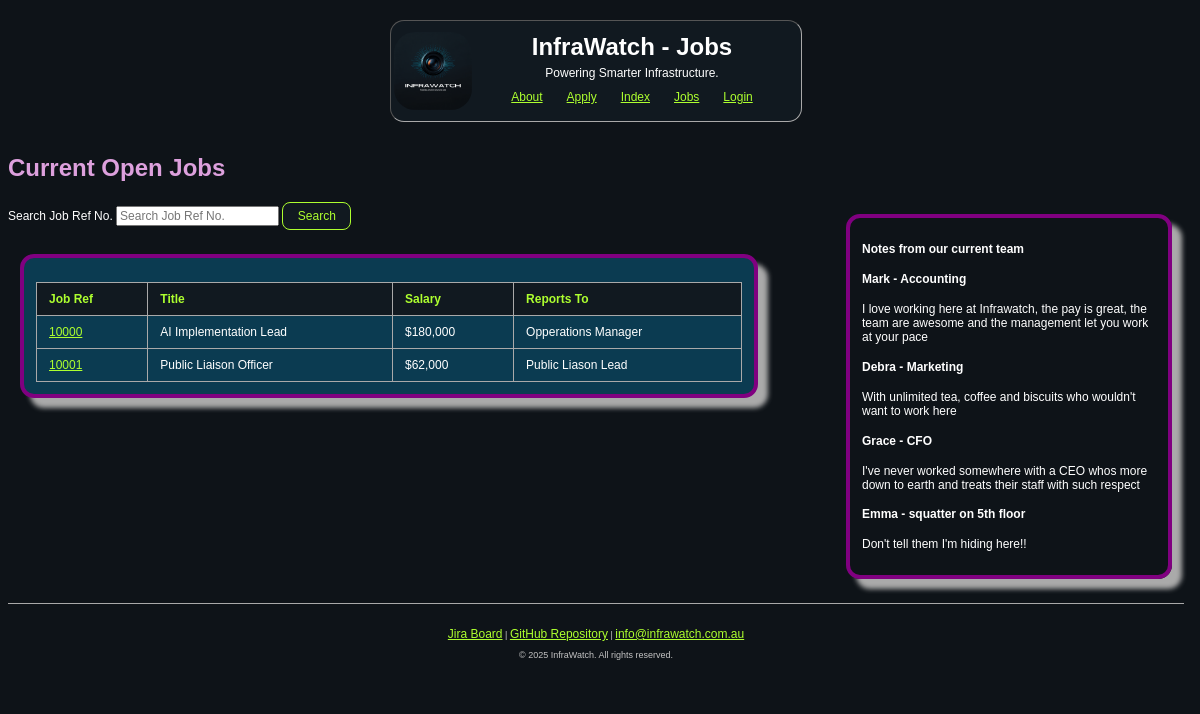
Before: /jobs.php with the older database file.
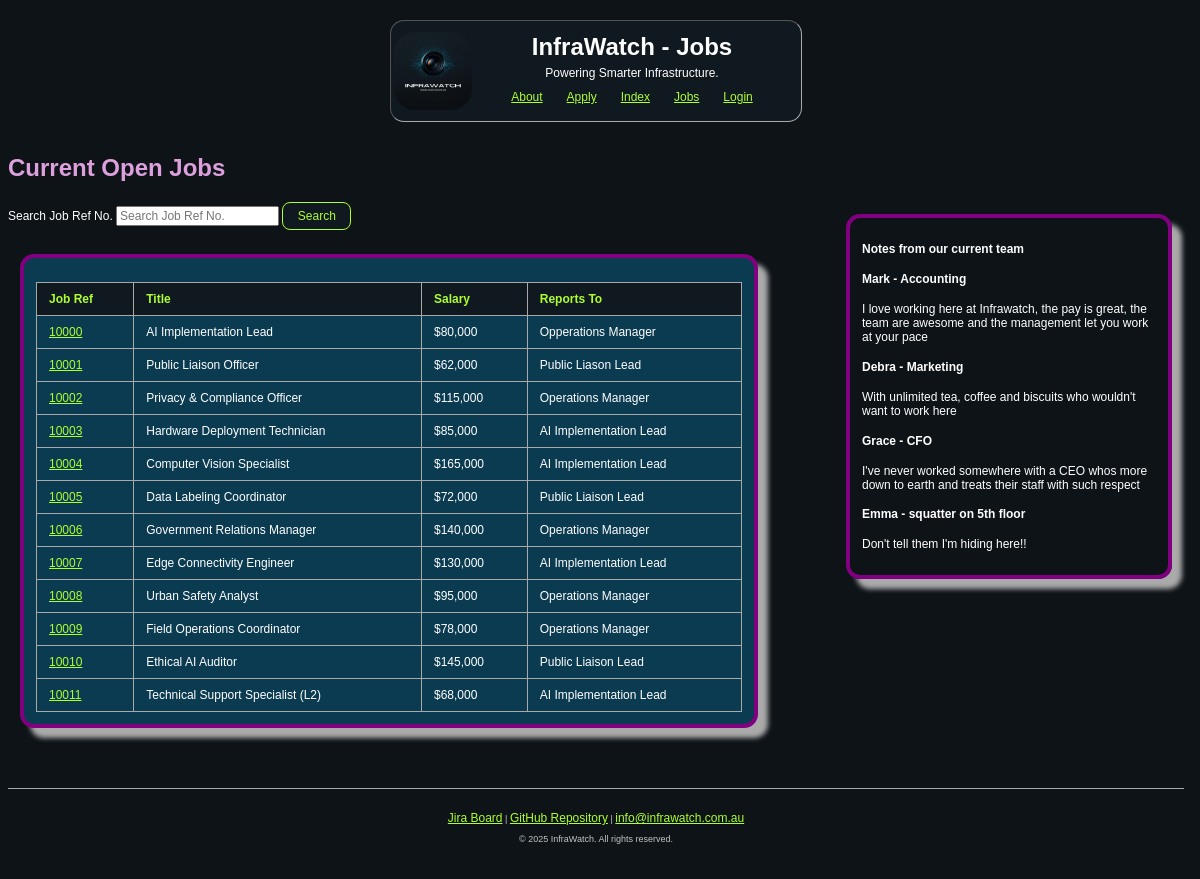
After: the same page with the newer database file.
### tables this page shows
CREATE TABLE `jobs` (
  `job_ref` int(11) NOT NULL,
  `job_title` varchar(255) DEFAULT NULL,
  `salary` int(11) NOT NULL,
  `reports_to` varchar(50) NOT NULL,
  `description` text NOT NULL,
  `essential_requirements` text NOT NULL,
  `pref_requirements` text NOT NULL
);

### jobs.php (the view, shortened to what this page needs)
<!DOCTYPE html>
<html lang="en">
<head>
    <link rel="stylesheet" href="styles/styles.css">
</head>
<body>
    <?php
    $page_title = "Jobs";
    include 'header.inc';
    ?>
<main>
    <h2 style="font-size: 2em; color: plum;">Current Open Jobs</h2>
    <aside class="aside">
        <h3>Notes from our current team</h3>
        <h4>Mark - Accounting</h4>
        <p>I love working here at Infrawatch, the pay is great, the team are awesome and the management let you work at your pace</p>
        <h4>Debra - Marketing</h4>
        <p>With unlimited tea, coffee and biscuits who wouldn't want to work here</p>
        <h4>Grace - CFO</h4>
        <p>I've never worked somewhere with a CEO whos more down to earth and treats their staff with such respect</p>
        <h4>Emma - squatter on 5th floor</h4>
        <p>Don't tell them I'm hiding here!!</p>
    </aside>
    <section id = "job_search" >
        <div class="search-container">
        <form action="job_search_result.php" method="GET">
        <label for="job_ref">Search Job Ref No.</label>
        <input type="search" id="job_ref" name="job_ref" placeholder="Search Job Ref No." required>
        <button type="submit">Search</button>
        </div>
    </section>
    <section id="job_descriptions">
        <?php require_once("settings.php");
        $conn = mysqli_connect($host, $username, $password, $database );
        if(!$conn) {
            echo "<p> Database connection failed: ". mysqli_connect_error()."</p>";
        }
        else{
            $sql = "SELECT job_ref, job_title, salary, reports_to, description, essential_requirements, pref_requirements FROM jobs";
            $result = mysqli_query($conn, $sql);
            if($result && mysqli_num_rows($result) > 0){
                echo "<table border='1' cellpadding='1'>";
                echo "<tr><th>Job Ref</th><th>Title</th><th>Salary</th><th>Reports To</th></tr>";
            while($row = mysqli_fetch_assoc($result)){
                    $job_ref = htmlspecialchars($row['job_ref']);
                    $salary = '$' . number_format($row['salary'], 0, '.', ',');
                    $url = "./job_search_result.php?job_ref=" . $job_ref;
                    echo "<tr>";
                    echo "<td><a href='$url'>" . $job_ref . "</a></td>";
                    echo "<td>" . htmlspecialchars($row['job_title']) . "</td>";
                    echo "<td>" . $salary . "</td>";
                    echo "<td>" . htmlspecialchars($row['reports_to']) . "</td>";
                    echo "</tr>";
                };
                echo "</table>";
            };
        };
        ?>
    </section>
</main>
    <?php include 'footer.inc'; ?>
</body>
</html>

### header.inc (shortened to what this page needs)
<div class = "main_header">
    <div class = "page_content">
    <div class = "header_image">
    <header class = "header">
        <a href="images/logo.png"> <img src="images/logo_small.png" class = "header"  id="logo"  alt="InfraWatch Logo"></a>
        <div class = "header_content">
        <h1 class = "header">
            <?php
            echo isset($page_title) ? "InfraWatch - " . $page_title : "InfraWatch";
            ?>
        </h1>
        <p class= "header">Powering Smarter Infrastructure.</p>
            <nav id="desktop_header" >
            <a id="about" href="about.php">About</a>
            <a id="apply" href="apply.php">Apply</a>
            <a id="index" href="index.php">Index</a>
            <a id="jobs" href="jobs.php">Jobs</a>
            <a id="login" href="login.php">Login</a>
        </nav>
        </div>
    </header>
    </div>

### footer.inc
<footer>
    <p style="font-size: 0.75vw; color: #C4C4C4; margin-top: 0.5em;">
        <a href="https://student-team-y0h6dox9.atlassian.net/jira/software/projects/SCRUM/boards/1">Jira Board</a> |
        <a href="https://github.com/103429611/Applied-Web-Project-Part-2">GitHub Repository</a> |
        <a href="mailto:info@infrawatch.com.au">info@infrawatch.com.au</a>
    </p>
    <p style="font-size: 0.75vw; color: #C4C4C4; margin-top: 0.5em;">© 2025 InfraWatch. All rights reserved.</p>
</footer>
</div>

### styles/styles.css (style rules this page uses)
* { font-family: Arial, Helvetica, sans-serif; font-size: 1vw; }
h1 { font-size: 2vw }
header { border: .1em inset darkgrey; border-radius: 14px; margin:0.5em ; padding:0.5em ; background-color: #111920; }
a:visited, a:link { color: greenyellow; }
#logo { padding:.25vw; order: 0; flex-grow: 0; flex-shrink: 1; flex-basis: auto; align-self: center; border-radius: 2vw; float: left; max-height: 10vw; width: 6.5vw; height: auto; margin:auto; }
body { background-color: #0e1318; color: white; width: 100%; margin-right:10% }
#job_descriptions { border: 4px solid purple; border-radius: 14px; margin: 1em; margin-bottom: 4em; padding: 1em; background-color: #0b3b51 ; width: 60%; box-shadow: 10px 10px 5px #aaaaaa; }
aside { float: right; border: 4px solid purple; border-radius: 14px; margin:1em; margin-left: 4em; padding: 1em; width: 25%; box-shadow: 10px 10px 5px #aaaaaa; }
.page_content { display:flex; flex-direction: column; flex-wrap: nowrap; flex-grow:1; padding-right:2vw; }
.main_header { display: flex; flex-direction: row; flex-wrap: nowrap; width:100%; align-items: flex-start; }
.header { display:flex; flex-grow:0; gap:2vw; padding: 0; min-height: 2vw; flex-direction: row; flex-wrap: nowrap; justify-content: space-evenly; align-items: center; align-content: center; margin: 0; padding: 0; }
#desktop_header { display:flex; flex-grow:0; gap:2vw; padding: 0; min-height: 2vw; flex-direction: row; flex-wrap: nowrap; justify-content: space-evenly; align-items: center; align-content: center; margin: 0; padding: 0; }
.header_image { display:flex; flex-grow:1; min-width: 0; align-items: center; justify-content: center; padding:1vw; }
.header_content { padding:1vw; padding-right:4vw; }
main section { margin-bottom: 2em; }
table { width: 100%; border-collapse: collapse; margin-top: 1em; }
th { background-color: #111920; color: greenyellow; padding: 0.75em 1em; text-align: left; border: 1px solid darkgrey; }
td { padding: 0.75em 1em; border: 1px solid darkgrey; vertical-align: top; }
.search-container { display: flex; gap: 0.5em; max-width: 500px; }
.search-container button { padding: 0.5em 1.2em; background-color: #111920; color: greenyellow; border: 1px solid greenyellow; border-radius: 8px; font-size: 1rem; cursor: pointer; transition: background-color 0.25s, color 0.25s; }
footer { text-align: center; padding: 1.5em; margin-top: 1em; border-top: 1px solid darkgrey; color: #c4c4c4; }
footer p { margin-top: 0.5em; font-size: 0.85vw; color: #c4c4c4; }
img { max-width: 100%; height: auto; }

Changed rows visible on the page:
changed jobs "Opperations Manager": salary "$180,000" → "$80,000"
added jobs: job_ref "10002", job_title "Privacy & Compliance Officer", salary "$115,000", reports_to "Operations Manager"
added jobs: job_ref "10003", job_title "Hardware Deployment Technician", salary "$85,000", reports_to "AI Implementation Lead"
added jobs: job_ref "10004", job_title "Computer Vision Specialist", salary "$165,000", reports_to "AI Implementation Lead"
added jobs: job_ref "10005", job_title "Data Labeling Coordinator", salary "$72,000", reports_to "Public Liaison Lead"
added jobs: job_ref "10006", job_title "Government Relations Manager", salary "$140,000", reports_to "Operations Manager"
added jobs: job_ref "10007", job_title "Edge Connectivity Engineer", salary "$130,000", reports_to "AI Implementation Lead"
added jobs: job_ref "10008", job_title "Urban Safety Analyst", salary "$95,000", reports_to "Operations Manager"
added jobs: job_ref "10009", job_title "Field Operations Coordinator", salary "$78,000", reports_to "Operations Manager"
added jobs: job_ref "10010", job_title "Ethical AI Auditor", salary "$145,000", reports_to "Public Liaison Lead"
added jobs: job_ref "10011", job_title "Technical Support Specialist (L2)", salary "$68,000", reports_to "AI Implementation Lead"
